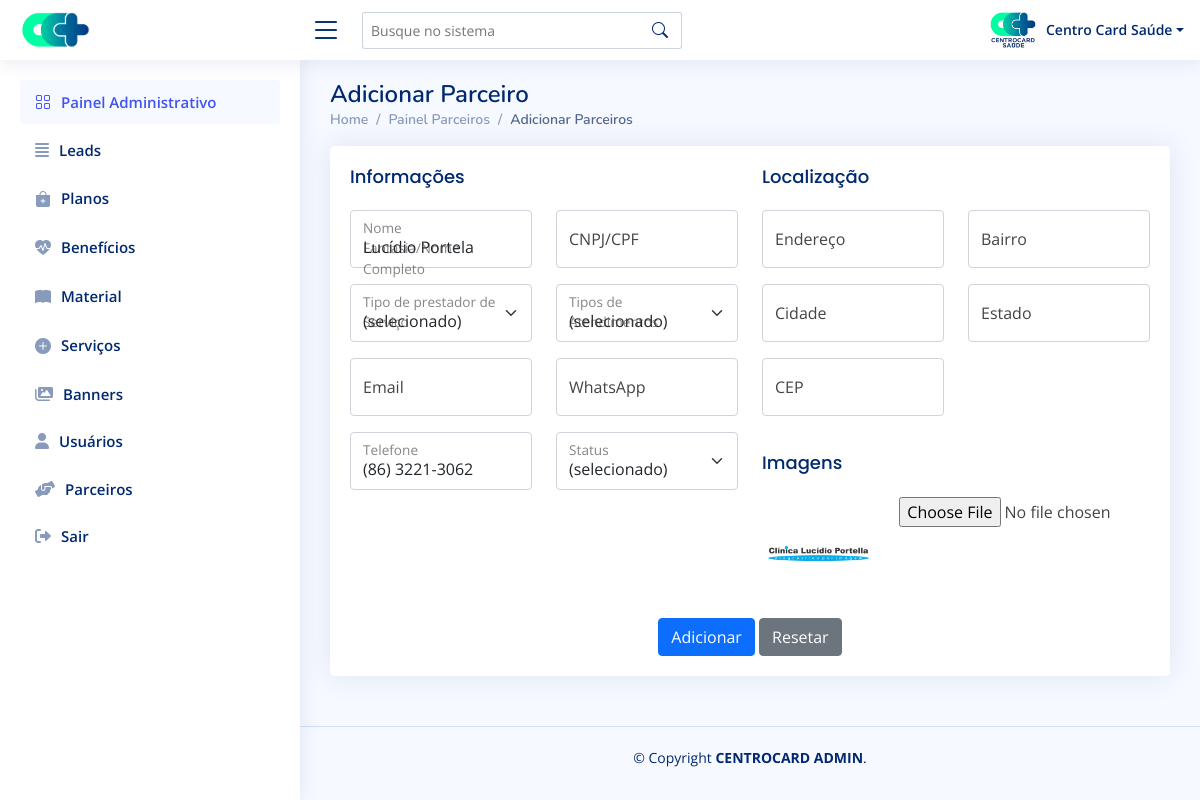
The app's page /admin/editar-parceiro.php?edit_id=10 (signed in) with its own data.
### tables this page shows
CREATE TABLE `partners` (
  `id` int(11) NOT NULL AUTO_INCREMENT,
  `name` varchar(100) DEFAULT NULL,
  `address` varchar(400) DEFAULT NULL,
  `city` varchar(200) DEFAULT NULL,
  `district` varchar(100) DEFAULT NULL,
  `state` varchar(200) DEFAULT NULL,
  `tel` varchar(100) DEFAULT NULL,
  `whats` varchar(100) DEFAULT NULL,
  `email` varchar(200) DEFAULT NULL,
  `id_national` varchar(100) DEFAULT NULL,
  `site` varchar(200) DEFAULT NULL,
  `type_service` varchar(10) DEFAULT NULL,
  `type_attendance` varchar(10) DEFAULT NULL,
  `zip` varchar(100) DEFAULT NULL,
  `how` varchar(500) DEFAULT NULL,
  `status` varchar(10) DEFAULT NULL,
  `img` varchar(200) DEFAULT NULL,
  PRIMARY KEY (`id`)
);

### admin/editar-parceiro.php (the view, shortened to what this page needs)
<?php
require_once 'dbconfig.php';
if (isset($_GET['edit_id']) && !empty($_GET['edit_id'])) {
  $id = $_GET['edit_id'];
  $stmt_edit = $DB_con->prepare('SELECT * FROM partners WHERE id =:uid');
  $stmt_edit->execute(array(':uid' => $id));
  $edit_row = $stmt_edit->fetch(PDO::FETCH_ASSOC);
  extract($edit_row);
} else {
  header("Location: painel-parceiros.php");
}
?>
<!DOCTYPE html>
<html lang="pt-br">
<head>
  <link rel="stylesheet" href="https://cdnjs.cloudflare.com/ajax/libs/font-awesome/6.0.0-beta3/css/all.min.css" />
  <link href="assets/vendor/bootstrap/css/bootstrap.min.css" rel="stylesheet">
  <link rel="stylesheet" href="https://cdn.jsdelivr.net/npm/bootstrap-icons@1.8.1/font/bootstrap-icons.css">
  <link href="assets/vendor/boxicons/css/boxicons.min.css" rel="stylesheet">
  <link href="assets/vendor/quill/quill.snow.css" rel="stylesheet">
  <link href="assets/vendor/quill/quill.bubble.css" rel="stylesheet">
  <link href="assets/vendor/remixicon/remixicon.css" rel="stylesheet">
  <link href="assets/vendor/simple-datatables/style.css" rel="stylesheet">
  <link href="assets/css/style.css" rel="stylesheet">
  <link rel="stylesheet" href="https://cdnjs.cloudflare.com/ajax/libs/bootstrap-fileinput/5.2.2/css/fileinput.min.css" />
</head>
<body>
  <?php include "components/header.php" ?>
  <?php include "components/sidebar.php" ?>
  <main id="main" class="main">
    <div class="pagetitle">
      <h1>Adicionar Parceiro</h1>
      <nav>
        <ol class="breadcrumb">
          <li class="breadcrumb-item"><a href="painel-controle.php">Home</a></li>
          <li class="breadcrumb-item"><a href="painel-parceiros.php">Painel Parceiros</a></li>
          <li class="breadcrumb-item active">Adicionar Parceiros</li>
        </ol>
      </nav>
    </div>
    <section class="section">
      <div class="row">
        <div class="col-lg-12 justify-content-center">
          <div class="card">
            <div class="card-body">
              <form method="POST" enctype="multipart/form-data" class="row">
                <div class="col-md-6">
                  <h5 class="card-title">Informações</h5>
                  <div class="row">
                    <div class="col-md-6 pb-3">
                      <div class="form-floating">
                        <input type="text" value="<?php echo $name; ?>" name="name" placeholder="Nome Fantasia/Nome Completo" class="form-control" id="inputName">
                        <label for="">Nome Fantasia/Nome Completo</label>
                      </div>
                    </div>
                    <div class="col-md-6 pb-3">
                      <div class="form-floating">
                        <input type="text" value="<?php echo $id_national; ?>" name="id_national" placeholder="CPNJ ou CNPJ do prestador" class="form-control" id="inputCnpjCPF">
                        <label for="">CNPJ/CPF</label>
                      </div>
                    </div>
                    <div class="col-md-6 pb-3">
                      <div class="form-floating">
                        <select name="type_service" class="form-select" id="floatingSelect" aria-label="Tipo">
                          <option value="<?php echo $type_service; ?>">
                            (selecionado)
                          </option>
                        </select>
                        <label for="floatingSelect">Tipo de prestador de Serviço</label>
                      </div>
                    </div>
                    <div class="col-md-6 pb-3">
                      <div class="form-floating">
                        <select name="type_attendance" class="form-select" id="floatingSelect" aria-label="Tipo">
                          <option value="<?php echo $type_attendance; ?>">
                            (selecionado)
                          </option>
                        </select>
                        <label for="floatingSelect">Tipos de Atendimentos</label>
                      </div>
                    </div>
                    <div class="col-md-6 pb-3">
                      <div class="form-floating">
                        <input type="text" class="form-control" value="<?php echo $email; ?>" name="email" placeholder="Email">
                        <label for="">Email</label>
                      </div>
                    </div>
                    <div class="col-md-6 pb-3">
                      <div class="form-floating">
                        <input type="text" class="form-control" value="<?php echo $whats; ?>" name="whats" placeholder="Número do WhatsApp">
                        <label for="">WhatsApp</label>
                      </div>
                    </div>
                    <div class="col-md-6 pb-3">
                      <div class="form-floating">
                        <input type="text" class="form-control" value="<?php echo $tel; ?>" name="tel" placeholder="Número de telefone">
                        <label for="">Telefone</label>
                      </div>
                    </div>
                    <div class="col-md-6">
                      <div class="form-floating mb-3">
                        <select name="status" class="form-select" id="floatingSelect" aria-label="Status">
                          <option value="<?php echo $status; ?>">
                            <?php
                            if ($status == 2) {
                              echo "Desativado";
                            } ?> (selecionado)
                          </option>
                        </select>
                        <label for="floatingSelect">Status</label>
                      </div>
                    </div>
                  </div>
                </div>
                <div class="col-md-6">
                  <h5 class="card-title">Localização</h5>
                  <div class="row">
                    <div class="col-md-6 pb-3">
                      <div class="form-floating">
                        <input type="text" class="form-control" value="<?php echo $address; ?>" name="address" placeholder="Endereço">
                        <label for="">Endereço</label>
                      </div>
                    </div>
                    <div class="col-md-6 pb-3">
                      <div class="form-floating">
                        <input type="text" class="form-control" value="<?php echo $district; ?>" name="district" placeholder="Email">
                        <label for="">Bairro</label>
                      </div>
                    </div>
                    <div class="col-md-6 pb-3">
                      <div class="form-floating">
                        <input type="text" class="form-control" value="<?php echo $city; ?>" name="city" placeholder="Cidade">
                        <label for="">Cidade</label>
                      </div>
                    </div>
                    <div class="col-md-6 pb-3">
                      <div class="form-floating">
                        <input type="text" class="form-control" value="<?php echo $state; ?>" name="state" placeholder="Estado">
                        <label for="">Estado</label>
                      </div>
                    </div>
                    <div class="col-md-6 pb-3">
                      <div class="form-floating">
                        <input type="text" class="form-control" value="<?php echo $zip; ?>" name="zip" placeholder="CEP">
                        <label for="">CEP</label>
                      </div>
                    </div>
                  </div>
                  <h5 class="card-title">Imagens</h5>
                  <div class="row">
                    <div class="col-md-4">
                      <img src="./uploads/parceiros/<?php echo $img; ?>" onerror="this.src='./assets/img/semperfil.png'" class="img-fluid rounded">
                    </div>
                    <div class="col-md-8">
                      <div class="file-loading">
                        <input id="curriculo" class="file" data-theme="fas" type="file" name="user_image" accept="image/*">
                      </div>
                    </div>
                  </div>
                </div>
                <div class="text-center pt-2">
                  <button type="submit" name="btnsave" class="btn btn-primary">Adicionar</button>
                  <button type="reset" class="btn btn-secondary">Resetar</button>
                </div>
              </form>
            </div>
          </div>
        </div>
    </section>
  </main>
  <?php include "components/footer.php"; ?>
</body>
</html>

### admin/assets/css/style.css (style rules this page uses)
:root { scroll-behavior: smooth; }
body { font-family: "Open Sans", sans-serif; background : #f6f9ff; color : #444444; }
a { color : #4154f1; text-decoration: none; }
h1, h2, h3, h4, h5, h6 { font-family: "Nunito", sans-serif; }
#main { margin-top: 60px; padding : 20px 30px; transition: all 0.3s; }
.pagetitle { margin-bottom: 10px; }
.pagetitle h1 { font-size : 24px; margin-bottom: 0; font-weight : 600; color : #012970; }
.card { margin-bottom: 30px; border : none; border-radius: 5px; box-shadow : 0px 0 30px rgba(1, 41, 112, 0.1); overflow : hidden; }
.card-title { padding : 20px 0 15px 0; font-size : 18px; font-weight: 500; color : #012970; font-family: "Poppins", sans-serif; }
.card-body { padding: 0 20px 20px 20px; }
.breadcrumb { font-size : 14px; font-family: "Nunito", sans-serif; color : #899bbd; font-weight: 600; }
.breadcrumb a { color : #899bbd; transition: 0.3s; }
.breadcrumb .breadcrumb-item::before { color: #899bbd; }
.breadcrumb .active { color : #51678f; font-weight: 600; }
@media (min-width: 1200px) { #main, #footer { margin-left: 300px; } }

### records on screen
partners: name "Lucídio Portela", tel "(86) 3221-3062", img (picture)

### other values on screen
$_SESSION['name'] "Centro Card Saúde"
